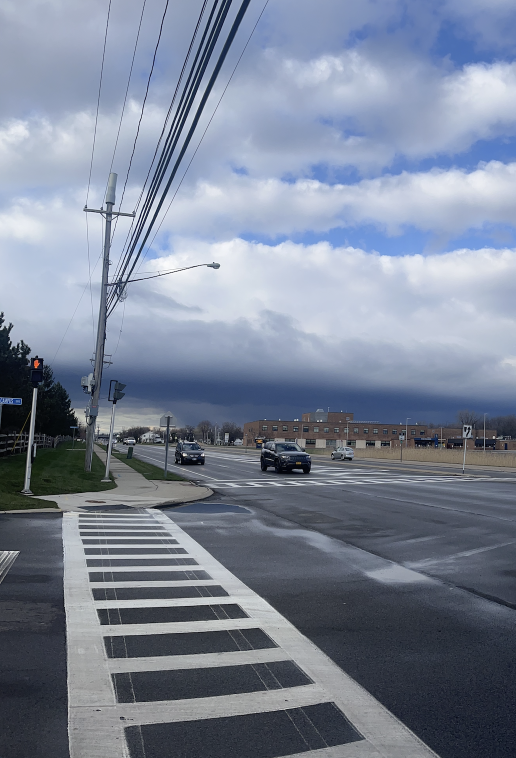
#> input picture Project 2/images/t3_1.png, 1032 x 1516 px, found by its file name (shown at 1/2 size)
$ jupyter execute --allow-errors CVTest.ipynb
#> lines starting #> are read from the running program, lines starting #| are printed output that depends on the picture
# Task 2

[cell 1]
import cv2
import numpy as np
import matplotlib.pyplot as plt

[cell 2]
# [4 lines of commented-out code are left out]

img1 = cv2.imread('t3_1.png')
#> img1 is the input picture: shape (1516, 1032, 3); mean B, G, R 150, 132.2, 122.8
img2 = cv2.imread('t3_2.png')
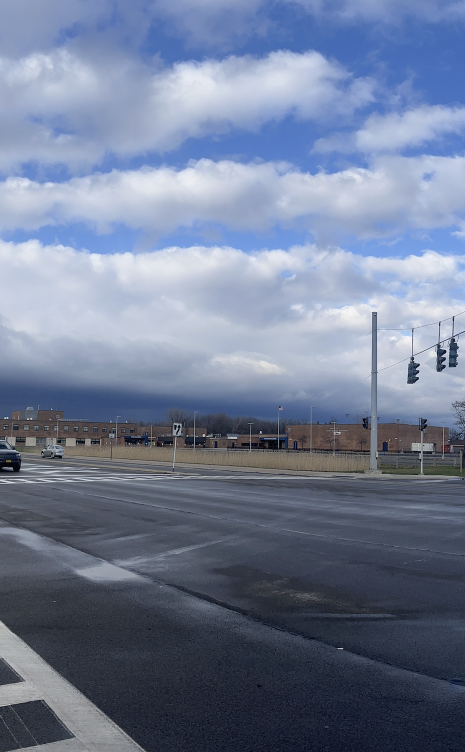
#> input picture Project 2/images/t3_2.png, 930 x 1504 px, found by its file name (shown at 1/2 size)
#> img2 is the input picture: shape (1504, 930, 3); mean B, G, R 148.9, 124.4, 112.6
img3 = cv2.imread('t3_3.png')
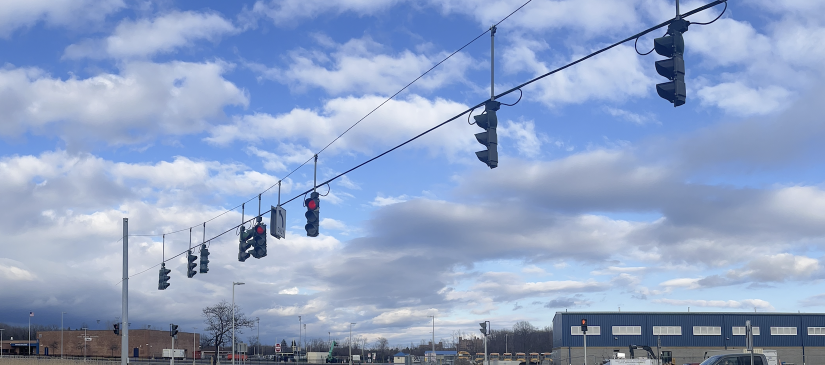
#> input picture Project 2/images/t3_3.png, 1650 x 730 px, found by its file name (shown at 1/2 size)
#> img3 is the input picture: shape (730, 1650, 3); mean B, G, R 197.4, 162.6, 143.8
img4 = cv2.imread('t3_4.png')
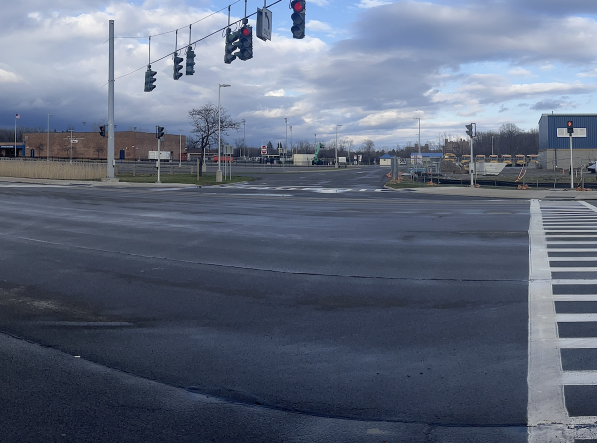
#> input picture Project 2/images/t3_4.png, 1194 x 886 px, found by its file name (shown at 1/2 size)
#> img4 is the input picture: shape (886, 1194, 3); mean B, G, R 123.9, 105.2, 95.7
img5 = cv2.imread('t3_5.png')
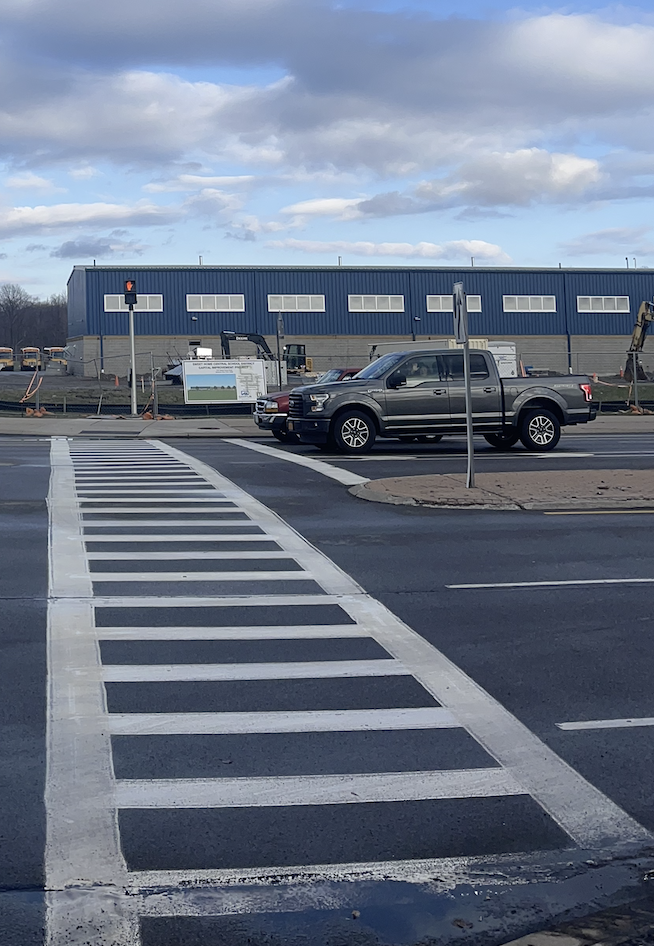
#> input picture Project 2/images/t3_5.png, 654 x 946 px, found by its file name
#> img5 is the input picture: shape (946, 654, 3); mean B, G, R 137, 119.2, 109.1

[cell 3]
def Crop(img):
    Y, X, _ = np.nonzero(img)
    minrow = np.min(X)
    mincol = np.min(Y)
    maxrow = np.max(X)
    maxcol = np.max(Y)
    img = img[mincol:maxcol, minrow:maxrow]
    return img

[cell 4]
def SIFTFeatureDetection(img):
    sift = cv2.xfeatures2d.SIFT_create()
    kps, features = sift.detectAndCompute(img, None)
    features = features / np.linalg.norm(features)
    kps = cv2.KeyPoint_convert(kps)
    return kps, features

[cell 5]
kps1, features1 = SIFTFeatureDetection(img1)
#> in SIFTFeatureDetection, `kps, features = sift.detectAndCompute(img, None)`: kps = 1955 keypoints; strongest (x, y, size): (277, 443, 2), (368, 910, 4), (269, 882, 2.2), (281, 431, 2.1)
#> in SIFTFeatureDetection, `kps = cv2.KeyPoint_convert(kps)`: kps = 1955 pairs, first value 4.36 to 1020.4, second value 17.14 to 1512.4
#> kps1 has the same summary as kps in SIFTFeatureDetection
kps2, features2 = SIFTFeatureDetection(img2)
#> in SIFTFeatureDetection (call 2), `kps, features = sift.detectAndCompute(img, None)`: kps = 1103 keypoints; strongest (x, y, size): (521, 864, 2.1), (56, 838, 2.2), (684, 1297, 2.2), (416, 873, 1.9)
#> kps2 = 1103 pairs, first value 4.38 to 927.1, second value 70.5 to 1500.8

[cell 6]
def CrossCorrelationMatching(features1, features2, T):
    X = []
    Y = []
    M = len(features1)
    N = len(features2)
    D = np.zeros((M, N))
    for i in range(M):
        for j in range(N):
            D[i][j] = np.correlate(features1[i], features2[j])
    D = 1 - (D/D.max())

    for i in range(0,len(D)):
        if D[i].min() < T: # Tune
            X.append(i)
            Y.append(D[i].argmin())

    return X, Y

[cell 7]
X, Y = CrossCorrelationMatching(features1, features2, T = 0.01)
#> in CrossCorrelationMatching, `M = len(features1)`: M = 1955
#> in CrossCorrelationMatching, `N = len(features2)`: N = 1103
#> after the loop in CrossCorrelationMatching, `for i in range(M):`:
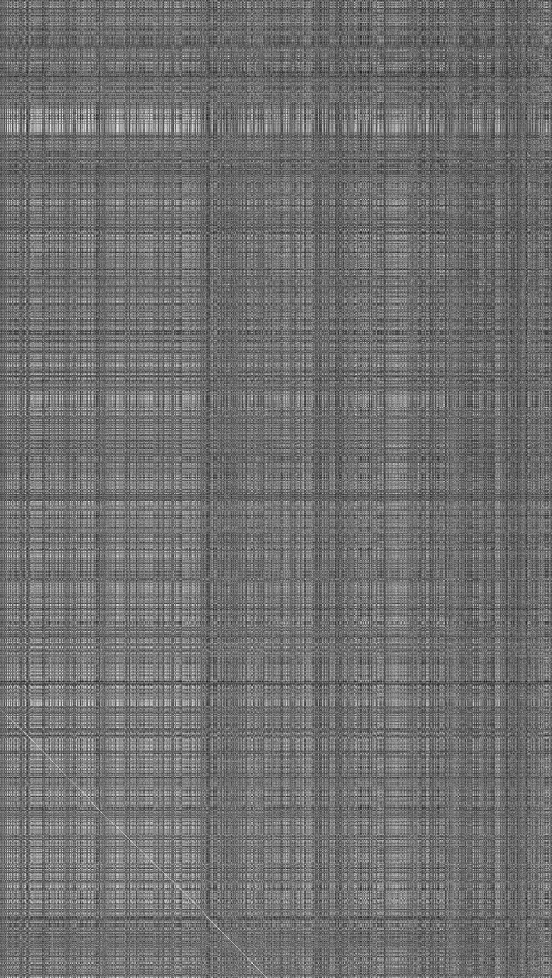
#> D: shape (1955, 1103) float64 (shown at 1/2 size); min 4.38e-05, max 0.000685, mean 0.000328; drawn with min black and max white
#> in CrossCorrelationMatching, `D = 1 - (D/D.max())`:
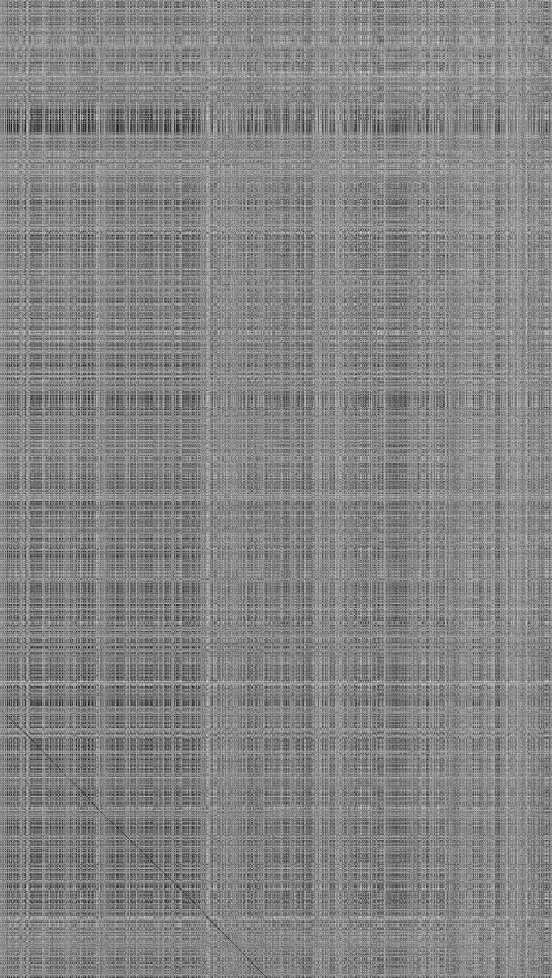
#> D: shape (1955, 1103) float64 (shown at 1/2 size); min 0, max 0.936, mean 0.521
#> after the loop in CrossCorrelationMatching, `for i in range(0,len(D)):`: X = 481 values from 1421 to 1954; Y = 481 values, max 532 at index 480, min 3 at index 0, mean 274.2
#> X = 481 values from 1421 to 1954

[cell 8]
match_list1 = kps1[X]
#> match_list1 = 481 pairs, first value 585.2 to 1020.4, second value 320.6 to 1501.6
match_list2 = kps2[Y]
#> match_list2 = 481 pairs, first value 5.16 to 440.4, second value 316.6 to 1497.6

[cell 9]
M, _ = cv2.findHomography(np.array(match_list1), np.array(match_list2), cv2.RANSAC, 5.0)
#> M = [[1, 2.43e-05, -580], [-5.68e-05, 1, -3.99], [-5.34e-08, 2e-08, 1]]

[cell 10]
M
#> Out has the same summary as M

[cell 11]
def WarpStitching(img1, img2, M):
    width1, height1 = img1.shape[:2]
    width2, height2 = img2.shape[:2]

    X = np.float32([[0, 0], [0, width1], [height1, width1], [height1, 0]]).reshape(-1,1,2)
    Y = np.float32([[0, 0], [0, width2], [height2, width2], [height2, 0]]).reshape(-1,1,2)
    Y = cv2.perspectiveTransform(Y, M)

    Z = np.concatenate((X, Y), axis = 0)
    minZ = Z.min(axis = 0).flatten()
    maxZ = Z.max(axis = 0).flatten()
    [minrow, mincol] = np.int32(minZ - 0.5)
    [maxrow, maxcol] = np.int32(maxZ + 0.5)

    H = np.array([[1, 0 , -minrow], [0, 1, -mincol], [0, 0, 1]])

    warped = cv2.warpPerspective(img2, H.dot(M),(maxrow - minrow, maxcol - mincol))
    warped[-mincol:width1-mincol, -minrow:height1-minrow] = img1
    stitched = warped

    return stitched

[cell 12]
final = WarpStitching(img2, img1, M)
#> in WarpStitching, `Y = cv2.perspectiveTransform(Y, M)`: Y = [[-580, -3.99], [-580, 1512], [452, 1512], [452, -4.04]]
#> in WarpStitching, `Z = np.concatenate((X, Y), axis = 0)`: Z = [[0, 0], [0, 1504], [930, 1504], [930, 0], [-580, -3.99], [-580, 1512], [452, 1512], [452, -4.04]]
#> in WarpStitching, `minZ = Z.min(axis = 0).flatten()`: minZ = [-580, -4.04]
#> in WarpStitching, `maxZ = Z.max(axis = 0).flatten()`: maxZ = [930, 1512]
#> in WarpStitching, `[minrow, mincol] = np.int32(minZ - 0.5)`: minrow = -580; mincol = -4
#> in WarpStitching, `[maxrow, maxcol] = np.int32(maxZ + 0.5)`: maxrow = 930; maxcol = 1512
#> in WarpStitching, `H = np.array([[1, 0 , -minrow], [0, 1, -mincol], [0, 0, 1]])`: H = [[1, 0, 580], [0, 1, 4], [0, 0, 1]]
#> in WarpStitching, `warped = cv2.warpPerspective(img2, H.dot(M),(maxrow - minrow, maxcol -..`:
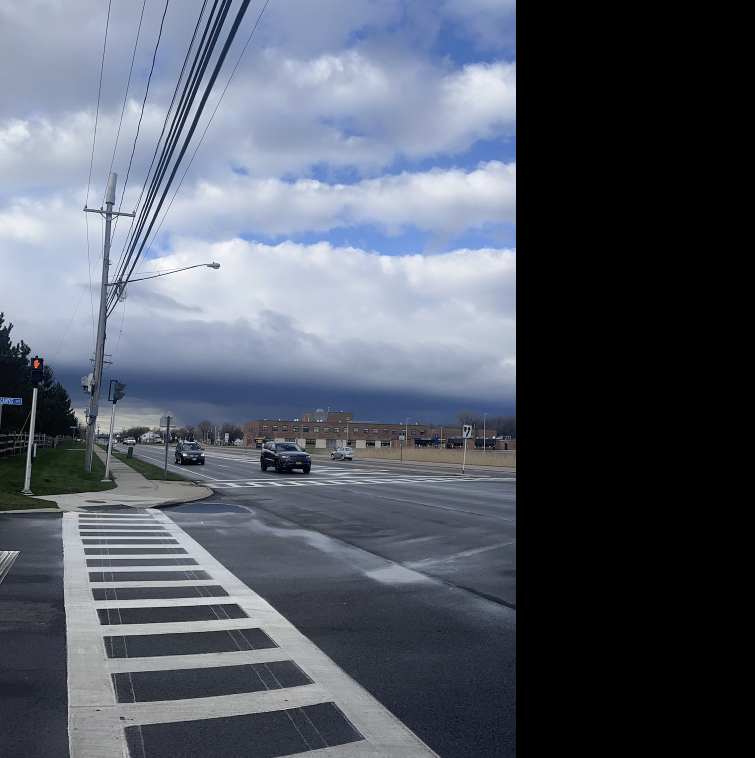
#> warped: shape (1516, 1510, 3) (shown at 1/2 size); mean B, G, R 102.5, 90.4, 84
#> in WarpStitching, `warped[-mincol:width1-mincol, -minrow:height1-minrow] = img1`:
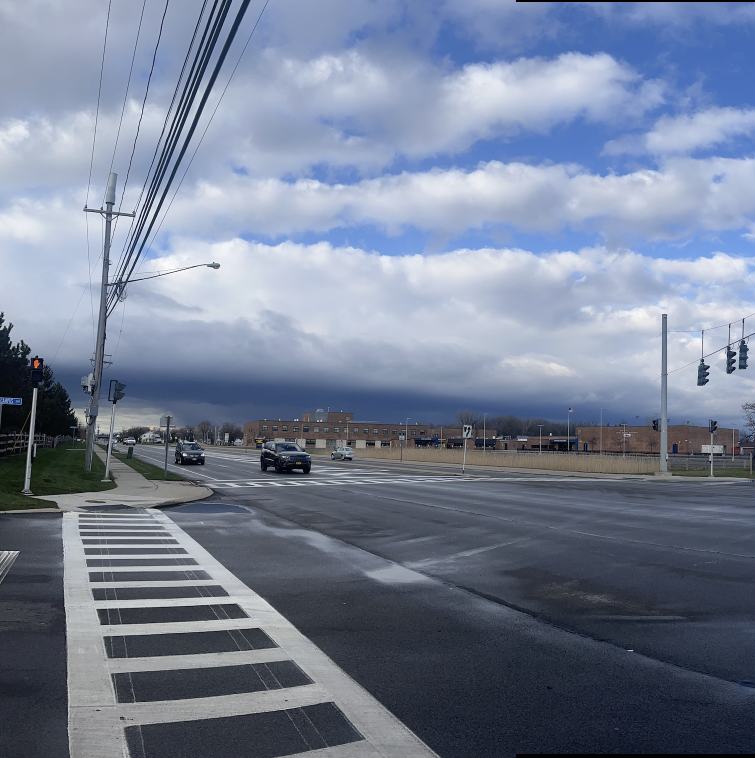
#> warped: shape (1516, 1510, 3) (shown at 1/2 size); mean B, G, R 148.6, 127.8, 117.3
plt.imshow(final)

[cell 13]
import glob
import cv2
# filenames = glob.glob("t2_*.png")
filenames = glob.glob("t3_*.png")
filenames.sort()
images = [cv2.imread(img) for img in filenames]

#> (a cell that did not finish here is left out)

[cell 15]
plt.imshow(Crop(final))
#> in Crop, `minrow = np.min(X)`: minrow = 0
#> in Crop, `maxrow = np.max(X)`: maxrow = 1509
#> in Crop, `maxcol = np.max(Y)`: maxcol = 1515

[cell 16]
M = len(images)
overlap_arr = np.zeros((M, M))
for i in range(M):
    for j in range(M):
        kps1, features1 = SIFTFeatureDetection(images[i])
        kps2, features2 = SIFTFeatureDetection(images[j])
        X, Y = CrossCorrelationMatching(features1, features2, T = 0.01)
        if len(X) > 50:
            overlap_arr[i][j] = 1
#> after the loop, overlap_arr = empty array

[cell 17]
overlap_arr
#> Out = empty array

# Task 1

[cell 18]
import cv2
import numpy as np
import matplotlib.pyplot as plt

[cell 19]
img1 = cv2.imread('t1_1.png')
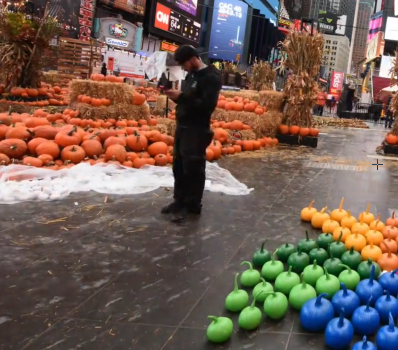
#> input picture Project 2/images/t1_1.png, 398 x 350 px, found by its file name
#> img1 is the input picture: shape (350, 398, 3); mean B, G, R 83.2, 93.9, 113.9
img2 = cv2.imread('t1_2.png')

[cell 20]
def SIFTFeatureDetection(img):
    sift = cv2.xfeatures2d.SIFT_create()
    kps, features = sift.detectAndCompute(img, None)
    # features = features / np.linalg.norm(features)
    kps = cv2.KeyPoint_convert(kps)
    return kps, features

[cell 21]
# [17 lines left out: function CrossCorrelationMatching1, not called in this run]

[cell 22]
def CrossCorrelationMatching(features1, features2, T):

    X = []
    Y = []
    M = len(features1)
    N = len(features2)
    distance = np.zeros((1, M))
    min_distance = np.zeros((1, N))

    n_matches = 0

    for i in range(1, N):
        for j in range(1, M):
            diff = features2[i][:] - features1[j][:]
            distance[0][j] = np.linalg.norm(diff)
        min_index = np.argsort(distance[0])
        distance[0] = np.sort(distance[0])
        min_distance[0][i] = distance[0][1]
        if distance[0][1] < T * distance[0][2]:
            n_matches = n_matches + 1
            X.append(i)
            Y.append(min_index[1])

    return X, Y

[cell 23]
# [17 lines left out: function CrossCorrelationMatching2, not called in this run]

[cell 24]
# [18 lines left out: function WarpStitching, not called in this run]

[cell 25]
# [11 lines left out: function Replace, not called in this run]

[cell 26]
kps1, features1 = SIFTFeatureDetection(img1)
#> in SIFTFeatureDetection, `kps, features = sift.detectAndCompute(img, None)`: kps = 1790 keypoints; strongest (x, y, size): (178, 27, 1.9), (162, 17, 10.5), (179, 74, 9.3), (377, 62, 5.8)
#> in SIFTFeatureDetection, `kps = cv2.KeyPoint_convert(kps)`: kps = 1790 pairs, first value 2.96 to 395, second value 2.56 to 346.4
#> kps1 has the same summary as kps in SIFTFeatureDetection
#> (the rest of this cell did not finish here and is left out)

[cell 27]
X, Y = CrossCorrelationMatching(features1, features2, T = 0.5)
#> in CrossCorrelationMatching, `M = len(features1)`: M = 1790
#> in CrossCorrelationMatching, `N = len(features2)`: N = 1103
#> after the loop in CrossCorrelationMatching, `for i in range(1, N):`: X = []; n_matches = 0
#> X = []; Y = []

[cell 28]
match_list1 = kps2[X]
#> match_list1 = empty array
match_list2 = kps1[Y]
#> match_list2 = empty array

#> (a cell that did not finish here is left out)

#> (a cell that did not finish here is left out)

[cell 31]
sift = cv2.xfeatures2d.SIFT_create()
(kps1, features1) = sift.detectAndCompute(img1, None)
#> kps1 = 1790 keypoints; strongest (x, y, size): (178, 27, 1.9), (162, 17, 10.5), (179, 74, 9.3), (377, 62, 5.8)
#> (the rest of this cell did not finish here and is left out)
